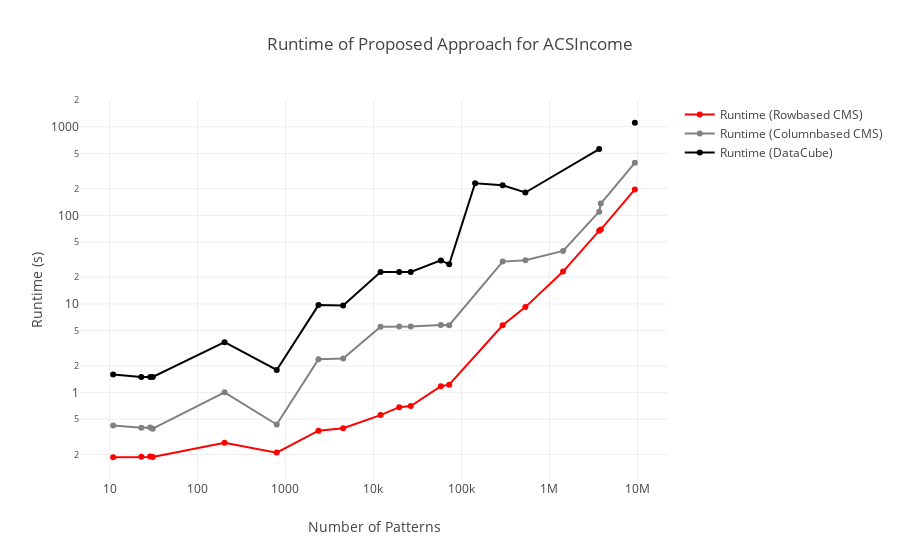

Notebook code cell kept with this figure:
### Code cell
visualize_runtime_pattern_experiment("ACSIncome", acs_runtime_dict_rows_s, acs_runtime_dict_columns_s, acs_income_runtime_dict_dc)

### Figure 1 — Plotly figure (JSON) as saved in the notebook; plotly's stock layout.template omitted (floating-point values rounded to 4 significant figures)
{"data": [{"line": {"color": "red"}, "mode": "lines+markers", "name": "Runtime (Rowbased CMS)", "type": "scatter", "x": [11, 23, 29, 31, 203, 795, 2370, 4522, 12032, 19613, 26522, 58332, 72501, 293705, 532163, 1428222, 3674383, 3830436, 9339813], "y": [0.186, 0.189, 0.1898, 0.1868, 0.2716, 0.2099, 0.3712, 0.396, 0.5565, 0.6842, 0.7029, 1.179, 1.228, 5.744, 9.213, 23.18, 67.1, 69.15, 196.5]}, {"line": {"color": "grey"}, "mode": "lines+markers", "name": "Runtime (Columnbased CMS)", "type": "scatter", "x": [11, 23, 29, 31, 203, 795, 2370, 4522, 12032, 19613, 26522, 58332, 72501, 293705, 532163, 1428222, 3674383, 3830436, 9339813], "y": [0.4258, 0.4014, 0.4024, 0.3904, 1.007, 0.4359, 2.375, 2.419, 5.516, 5.577, 5.558, 5.8, 5.749, 30.05, 31.09, 39.64, 110.1, 135.7, 391.6]}, {"line": {"color": "black"}, "mode": "lines+markers", "name": "Runtime (DataCube)", "type": "scatter", "x": [11, 23, 29, 31, 203, 795, 2370, 4522, 12032, 19613, 26522, 58332, 72501, 142822, 293705, 532163, 3674383, 3830436, 9339813], "y": [1.6, 1.5, 1.5, 1.5, 3.7, 1.8, 9.7, 9.6, 23, 23, 23, 31, 28, 230, 219, 181, 560, null, 1110]}], "layout": {"title": {"text": "Runtime of Proposed Approach for ACSIncome"}, "xaxis": {"title": {"text": "Number of Patterns"}, "type": "log"}, "yaxis": {"title": {"text": "Runtime (s)"}, "type": "log"}}}
